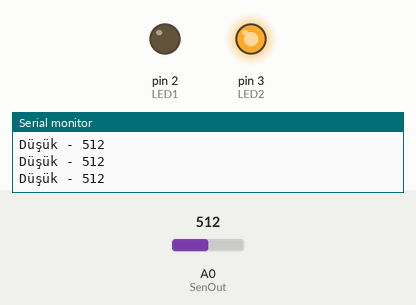
A sketch run on a simulated Arduino Uno, built with avr-gcc and run on an emulated ATmega328P. On the bench: output pins drawn as LEDs (lit = HIGH), the last lines printed to the serial monitor. Inputs (shaded band) come from the test bench; at power-on: A0 (SenOut) = 512.

Above: at 1.4 s.
1.5 s: A0 (SenOut) set to 639
3.0 s: A0 (SenOut) set to 657
At 3.9 s:
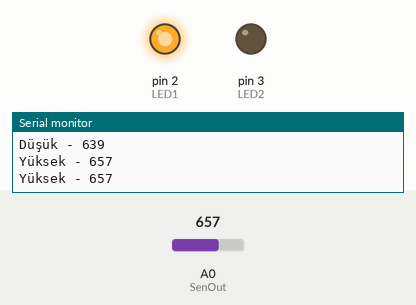
4.5 s: A0 (SenOut) set to 640
At 5.3 s:
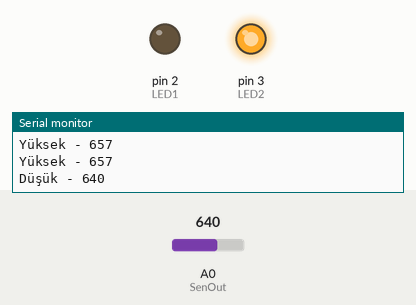
6.3 s: A0 (SenOut) set to 660
At 7.9 s:
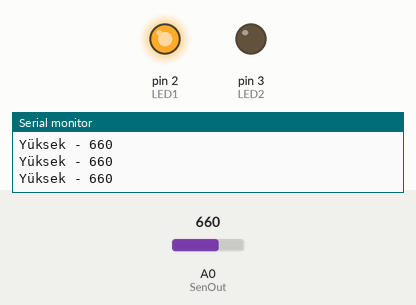
Timing chart, 0 to 9.1 s (numbered marks = the images above; inputs shaded):
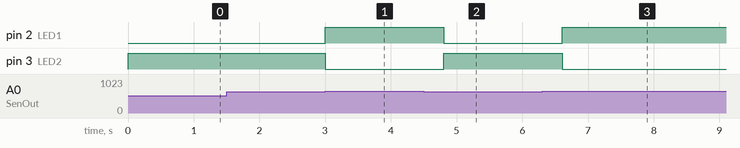

The sketch:

31-FC-04sesModul.ino
```cpp
// FC-04 Sound Sensor
const int SenOut = A0;
const int LED1 = 2;
const int LED2 = 3;
int sensorValue = 0;

void setup()
{
pinMode(LED1, OUTPUT);
pinMode(LED2, OUTPUT);
pinMode(SenOut, INPUT);
Serial.begin(9600);
}

void loop()
{
  sensorValue = analogRead(SenOut);
  if (sensorValue > 650)
  {
    Serial.print("Yüksek - ");
    Serial.println(sensorValue);
    digitalWrite(LED1, HIGH);
    digitalWrite(LED2, LOW);
    delay(300);
  }
  else
  {
    Serial.print("Düşük - ");
    Serial.println(sensorValue);
    digitalWrite(LED2, HIGH);
    digitalWrite(LED1, LOW);
    delay(300);
  }

  delay(300);
}
```

Measured:
- the behaviour switches between 650 and 651 on A0 (SenOut) (found by bisection; images 0 and 1)
- after the input at 3.0 s, pin 2 (LED1): LOW → HIGH at once; pin 3 (LED2): HIGH → LOW at once
- after the input at 4.5 s, pin 2 (LED1): HIGH → LOW after 0.30 s; pin 3 (LED2): LOW → HIGH after 0.30 s
- after the input at 6.3 s, pin 2 (LED1): LOW → HIGH after 0.30 s; pin 3 (LED2): HIGH → LOW after 0.30 s
